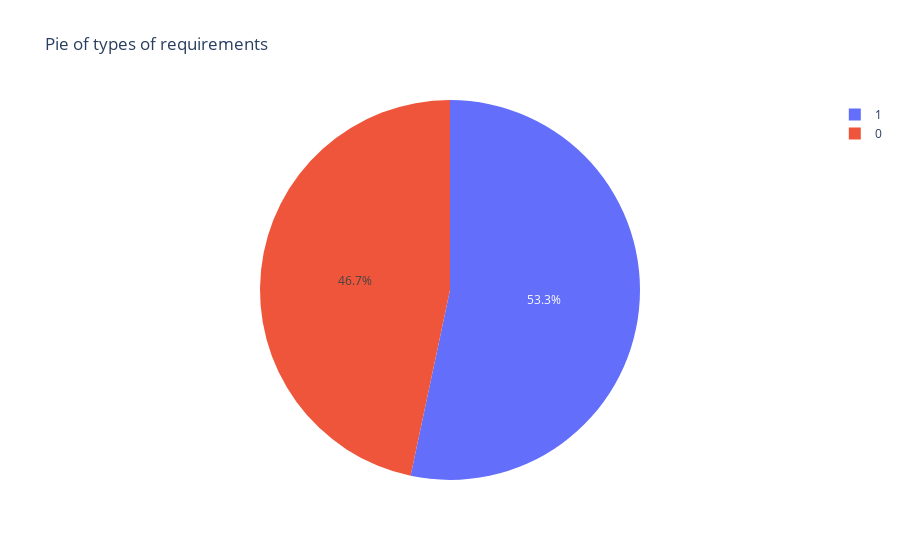

The notebook cell this image was saved under:
### Markdown cell above
data set is small and not balanced to write a model to predict all the types of requirements. but its enough and balanced to predict if type is functional or non-functional

### Code cell
df['Type'] = df['Type'].apply(lambda x: 1 if x == 'FR' or x == 'F' else 0)
fig = px.pie(df, names='Type', title ='Pie of types of requirements')
fig.show()

### Figure 1 — Plotly figure (JSON) as saved in the notebook; plotly's stock layout.template omitted (floating-point values rounded to 4 significant figures; data arrays with more than 128 entries replaced by an {"elided": "..."} marker saying what was removed)
{"data": [{"domain": {"x": [0.0, 1.0], "y": [0.0, 1.0]}, "hovertemplate": "Type=%{label}<extra></extra>", "labels": {"elided": "977 int values"}, "legendgroup": "", "name": "", "showlegend": true, "type": "pie"}], "layout": {"legend": {"tracegroupgap": 0}, "title": {"text": "Pie of types of requirements"}}}
